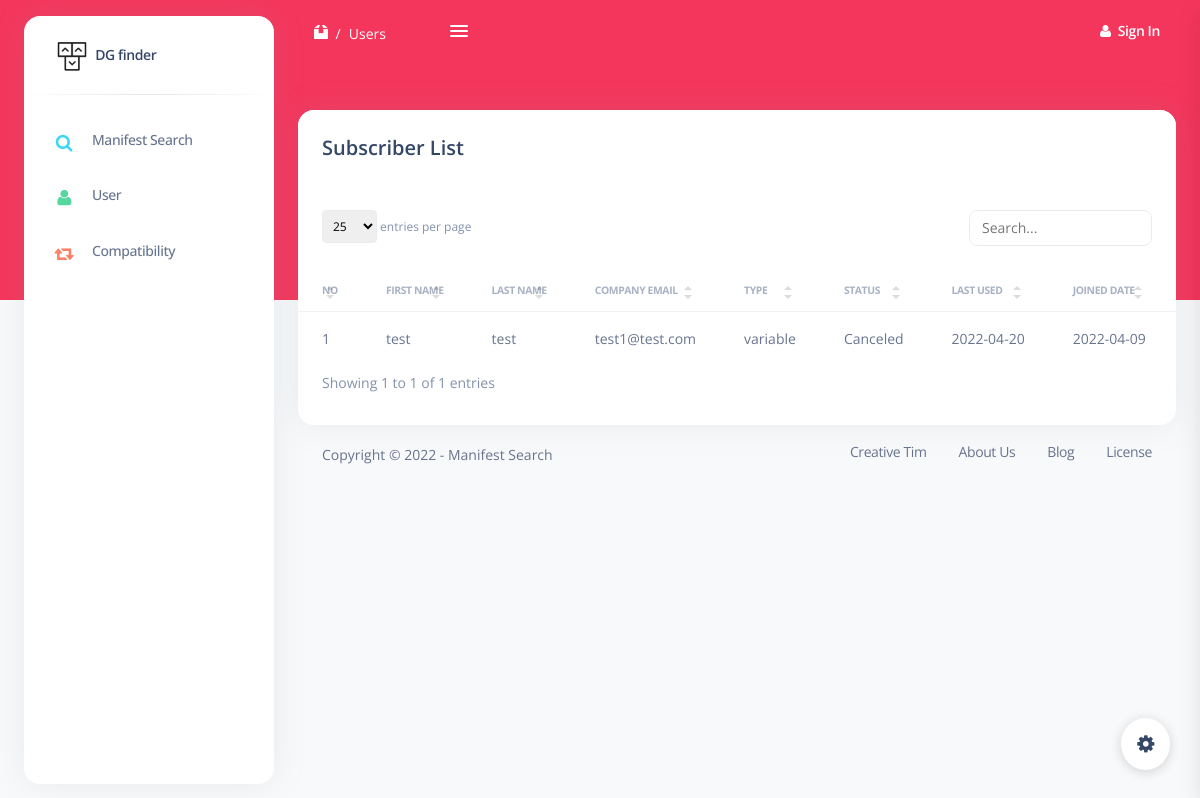
Screenshot of /subscriber.php with the database file from the repository.
### tables this page shows
CREATE TABLE `subscribers`  (
  `id` int(11) NOT NULL AUTO_INCREMENT,
  `first_name` varchar(45) NOT NULL,
  `last_name` varchar(45) NOT NULL,
  `company_email` varchar(45) NOT NULL,
  `subscription_type` varchar(64) NOT NULL,
  `status` varchar(50) NULL DEFAULT NULL,
  `last_used` date NULL DEFAULT NULL,
  `date_joined` date NOT NULL DEFAULT current_timestamp,
  `date_of_billing` date NULL DEFAULT NULL,
  PRIMARY KEY (`id`) USING BTREE,
  UNIQUE INDEX `email_UNIQUE`(`company_email`) USING BTREE
);

### subscriber.php (the view, shortened to what this page needs)
<?php
  include 'config.php';
  $subscribers_query = "select * from subscribers";
  $subscribers = $conn->query($subscribers_query);
?>
<!DOCTYPE html>
<html>
<head>
  <link href="assets/css/nucleo-icons.css" rel="stylesheet" />
  <link href="assets/css/nucleo-svg.css" rel="stylesheet" />
  <link href="assets/fonts/font-awesome/css/font-awesome.min.css" rel="stylesheet" />
  <link id="pagestyle" href="assets/css/argon-dashboard.css?v=2.0.1" rel="stylesheet" />
  <link rel="stylesheet" href="assets/custom.css">
</head>
<body class="g-sidenav-show bg-gray-100">
  <aside
    class="sidenav bg-white navbar navbar-vertical navbar-expand-xs border-0 border-radius-xl my-3 fixed-start ms-4"
    id="sidenav-main" data-color="danger">
    <div class="sidenav-header">
      <a class="navbar-brand m-0"
        href=" https://demos.creative-tim.com/argon-dashboard-pro/pages/dashboards/default.html " target="_blank">
        <img src="assets/img/logo-ct-dark.png" class="navbar-brand-img h-100" alt="main_logo">
        <span class="ms-1 font-weight-bold">DG finder</span>
      </a>
    </div>
    <hr class="horizontal dark mt-0">
    <div class="collapse navbar-collapse  w-auto h-auto" id="sidenav-collapse-main">
      <ul class="navbar-nav">
        <li class="nav-item">
          <a class="nav-link" href="home.php">
            <div class="icon icon-shape icon-sm text-center  me-2 d-flex align-items-center justify-content-center">
              <i class="fa fa-search text-lg text-info"></i>
            </div>
            <span class="nav-link-text ms-1">Manifest Search</span>
          </a>
        </li>
        <li class="nav-item">
          <a class="nav-link" href="user.php">
            <div class="icon icon-shape icon-sm text-center  me-2 d-flex align-items-center justify-content-center">
              <i class="fa fa-user text-success text-lg"></i>
            </div>
            <span class="nav-link-text ms-1">User</span>
          </a>
        </li>
        <li class="nav-item">
          <a class="nav-link" href="compatibility.php">
            <div class="icon icon-shape icon-sm text-center  me-2 d-flex align-items-center justify-content-center">
              <i class="fa fa-retweet text-warning text-lg"></i>
            </div>
            <span class="nav-link-text ms-1">Compatibility</span>
          </a>
        </li>
      </ul>
    </div>
  </aside>
  <main class="main-content position-relative border-radius-lg">
    <nav class="navbar navbar-main navbar-expand-lg  px-0 mx-4 shadow-none border-radius-xl z-index-sticky "
      id="navbarBlur" data-scroll="false">
      <div class="container-fluid py-1 px-3">
        <nav aria-label="breadcrumb">
          <ol class="breadcrumb bg-transparent mb-0 pb-0 pt-1 px-0 me-sm-6 me-5">
            <li class="breadcrumb-item text-sm">
              <a class="text-white" href="javascript:;">
                <i class="ni ni-box-2"></i>
              </a>
            </li>
            <li class="breadcrumb-item text-sm text-white active" aria-current="page">Users</li>
          </ol>
        </nav>
        <div class="sidenav-toggler sidenav-toggler-inner d-xl-block d-none ">
          <a href="javascript:;" class="nav-link p-0">
            <div class="sidenav-toggler-inner">
              <i class="sidenav-toggler-line bg-white"></i>
              <i class="sidenav-toggler-line bg-white"></i>
              <i class="sidenav-toggler-line bg-white"></i>
            </div>
          </a>
        </div>
        <div class="collapse navbar-collapse mt-sm-0 mt-2 me-md-0 me-sm-4" id="navbar">
          <ul class="navbar-nav justify-content-end">
            <?php
            if(!isset($_SESSION["email"])) {
          ?>
            <li class="nav-item d-flex align-items-center">
              <a href="javascript:void(0);" class="nav-link text-white font-weight-bold px-0">
                <i class="fa fa-user me-sm-1"></i>
                <span class="d-sm-inline d-none">Sign In</span>
              </a>
            </li>
            <?php
            }
          ?>
          </ul>
        </div>
      </div>
    </nav>
    <div class="container-fluid py-4">
      <div class="row mt-4">
        <div class="col-12">
          <div class="card">
            <div class="card-header">
              <h5 class="mb-0">Subscriber List</h5>
            </div>
            <div class="table-responsive">
              <table class="table table-flush" id="datatable-search">
                <thead class="thead-light">
                  <tr>
                    <th>No</th>
                    <th>First Name</th>
                    <th>Last Name</th>
                    <th>Company Email</th>
                    <th>Type</th>
                    <th>Status</th>
                    <th>Last used</th>
                    <th>Joined Date</th>
                    <th>Billing Date</th>
                  </tr>
                </thead>
                <tbody>
                  <?php
            $no = 0;
            while($subscriber = $subscribers->fetch_assoc()) {
              $no++;
            ?>
                <tr>
                  <td class="text-sm font-weight-normal"><?= $no ?></td>
                  <td class="text-sm font-weight-normal"><?= $subscriber["first_name"] ?></td>
                  <td class="text-sm font-weight-normal"><?= $subscriber["last_name"] ?></td>
                  <td class="text-sm font-weight-normal"><?= $subscriber["company_email"] ?></td>
                  <td class="text-sm font-weight-normal"><?= $subscriber["subscription_type"] ?></td>
                  <td class="text-sm font-weight-normal"><?= $subscriber["status"] ?></td>
                  <td class="text-sm font-weight-normal"><?= $subscriber["last_used"] ?></td>
                  <td class="text-sm font-weight-normal"><?= $subscriber["date_joined"] ?></td>
                  <td class="text-sm font-weight-normal"><?= $subscriber["date_of_billing"] ?></td>
                </tr>
            <?php
            }
            ?>
                </tbody>
              </table>
            </div>
          </div>
        </div>
      </div>
      <footer class="footer pt-3">
        <div class="container-fluid">
          <div class="row align-items-center justify-content-lg-between">
            <div class="col-lg-6 mb-lg-0 mb-4">
              <div class="copyright text-center text-sm text-muted text-lg-start">
                Copyright © 2022 - Manifest Search
              </div>
            </div>
            <div class="col-lg-6">
              <ul class="nav nav-footer justify-content-center justify-content-lg-end">
                <li class="nav-item">
                  <a href="https://www.creative-tim.com" class="nav-link text-muted" target="_blank">Creative Tim</a>
                </li>
                <li class="nav-item">
                  <a href="https://www.creative-tim.com/presentation" class="nav-link text-muted" target="_blank">About
                    Us</a>
                </li>
                <li class="nav-item">
                  <a href="https://www.creative-tim.com/blog" class="nav-link text-muted" target="_blank">Blog</a>
                </li>
                <li class="nav-item">
                  <a href="https://www.creative-tim.com/license" class="nav-link pe-0 text-muted"
                    target="_blank">License</a>
                </li>
              </ul>
            </div>
          </div>
        </div>
      </footer>
    </div>
  </main>
  <div class="fixed-plugin">
    <a class="fixed-plugin-button text-dark position-fixed px-3 py-2">
      <i class="fa fa-cog py-2"> </i>
    </a>
  </div>
</body>
</html>

### assets/css/nucleo-svg.css (style rules this page uses)
.icon { display: inline-block; color: #111111; height: 1em; width: 1em; }
.icon-sm { height: 0.8em; width: 0.8em; }
.icon { fill: currentColor; stroke: none; }

### assets/custom.css (style rules this page uses)
html { height: 100%; }

### rows the page displays
subscribers: first_name "test", last_name "test", company_email "test1@test.com", subscription_type "variable", status "Canceled", last_used "2022-04-20", date_joined "2022-04-09"
